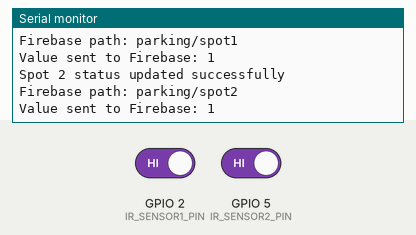
Simulated run of this sketch. Board: ESP32. On the bench: the last lines printed to the serial monitor. The inputs (shaded band) are chosen by the test bench; at power-on: GPIO 2 (IR_SENSOR1_PIN) HIGH, GPIO 5 (IR_SENSOR2_PIN) HIGH. WiFi joins after 1.5 s; servers stay silent unless stated.

Above: at 2.7 s.
2.8 s: GPIO 2 (IR_SENSOR1_PIN) driven LOW
At 3.18 s:
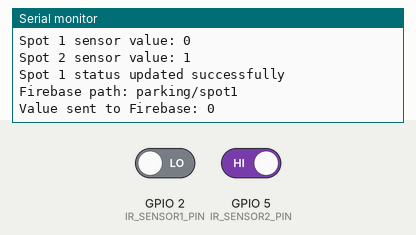
4.7 s: GPIO 5 (IR_SENSOR2_PIN) driven LOW
At 5.73 s:
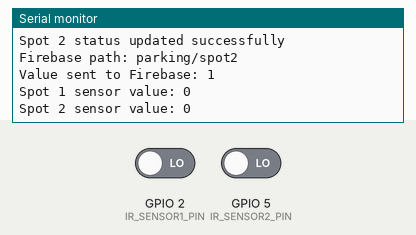

Measured:
- after the input at 2.8 s, the serial monitor: prints a new line after 0.08 s (image 1)
- after the input at 4.7 s, the serial monitor: prints a new line after 0.90 s (image 2)

The sketch:

Smart_Parking.ino
```cpp
#include <WiFi.h>
#include <FirebaseESP32.h>

#define WIFI_SSID "Mellow"
#define WIFI_PASSWORD "vishwa1234"
#define FIREBASE_HOST "smartparking-6ed51-default-rtdb.asia-southeast1.firebasedatabase.app/"
#define FIREBASE_AUTH "YH3ap3T4Fre5YCTXj3bbvDKp4MwHdjLqXXBjS7OA"
String FIREBASE_BUCKET = "parking";

// Define the GPIO pins for the IR sensors
#define IR_SENSOR1_PIN 2
#define IR_SENSOR2_PIN 5

FirebaseData firebaseData;

void setup() {
  Serial.begin(9600);

  // Connect to Wi-Fi
  WiFi.begin(WIFI_SSID, WIFI_PASSWORD);
  Serial.print("Connecting to Wi-Fi");
  while (WiFi.status() != WL_CONNECTED) {
    Serial.print(".");
    delay(300);
  }
  Serial.println();
  Serial.print("Connected with IP: ");
  Serial.println(WiFi.localIP());

  // Initialize Firebase
  Firebase.begin(FIREBASE_HOST, FIREBASE_AUTH);
  Firebase.reconnectWiFi(true);

  // Set GPIO pins as input for the IR sensors
  pinMode(IR_SENSOR1_PIN, INPUT);
  pinMode(IR_SENSOR2_PIN, INPUT);
}

void loop() {
  // Read the IR sensor values
  bool spot1Occupied = digitalRead(IR_SENSOR1_PIN);
  bool spot2Occupied = digitalRead(IR_SENSOR2_PIN);

  // Print sensor values for debugging
  Serial.print("Spot 1 sensor value: ");
  Serial.println(spot1Occupied);
  Serial.print("Spot 2 sensor value: ");
  Serial.println(spot2Occupied);

  // Update the data in Firebase for Spot 1
  if (Firebase.setInt(firebaseData, String(FIREBASE_BUCKET) + "/spot1", spot1Occupied)) {
    Serial.println("Spot 1 status updated successfully");
    Serial.println("Firebase path: " + String(FIREBASE_BUCKET) + "/spot1");
    Serial.print("Value sent to Firebase: ");
    Serial.println(spot1Occupied);
  } else {
    Serial.println("Failed to update Spot 1: " + firebaseData.errorReason());
  }

  // Update the data in Firebase for Spot 2
  if (Firebase.setInt(firebaseData, String(FIREBASE_BUCKET) + "/spot2", spot2Occupied)) {
    Serial.println("Spot 2 status updated successfully");
    Serial.println("Firebase path: " + String(FIREBASE_BUCKET) + "/spot2");
    Serial.print("Value sent to Firebase: ");
    Serial.println(spot2Occupied);
  } else {
    Serial.println("Failed to update Spot 2: " + firebaseData.errorReason());
  }

  delay(1000); // Delay between checks
}
```
